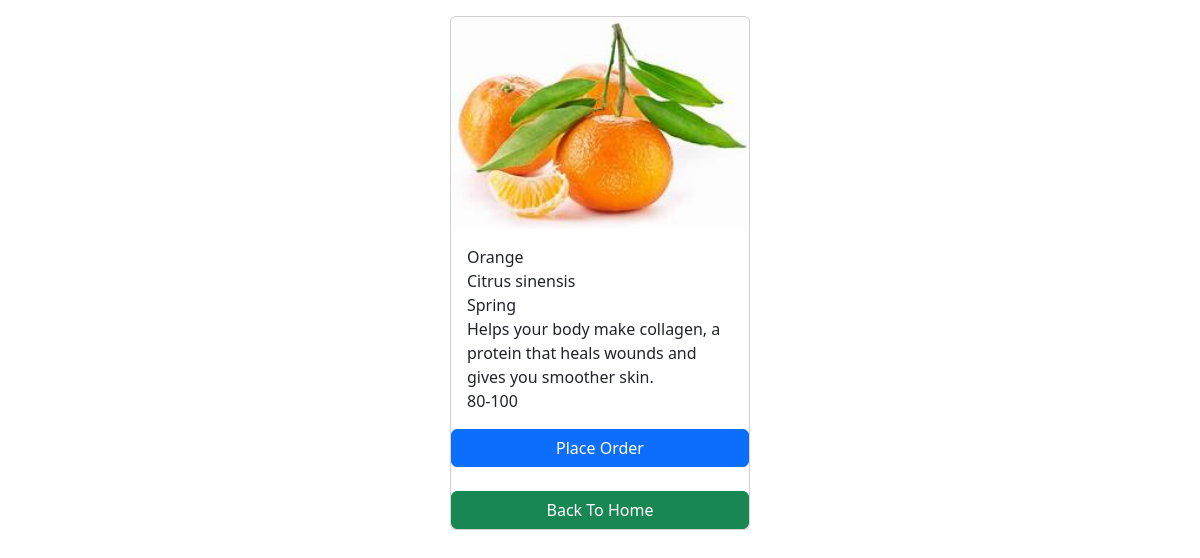
The app's page /fruits/2/ with its own data.
### info/models.py (models this page shows, shortened)
class Fruit(models.Model):
    full_name=models.CharField(max_length=100)
    photo=models.ImageField(upload_to='images')
    scientific_name=models.CharField(max_length=100)
    use=models.CharField(max_length=100)
    season=models.CharField(max_length=100)
    cost=models.CharField(max_length=10,blank=True)

### info/views.py (the view)
# urls.py: path('<int:pk>/',views.fruit_detail,name='fruit_detail'),
def fruit_detail(request,pk):
    fruit=get_object_or_404(Fruit,pk=pk)
    context={
        'fruit':fruit,
    }
    return render(request,'fruit_detail.html',context)

### templates/fruit_detail.html (shortened to what this page needs)
<!DOCTYPE html>
<html lang="en">
<head>
    <link href="https://cdn.jsdelivr.net/npm/bootstrap@5.3.3/dist/css/bootstrap.min.css" rel="stylesheet">
</head>
<body>
    <div class="container mt-3">
        <div class="card mx-auto" style="width:300px">
            <img src="{{fruit.photo.url}}" class="card-img-top" alt="">
            <div class="card-body">
                <p class="card-text m-0">{{fruit.full_name}}</p>
                <p class="card-text m-0">{{fruit.scientific_name}}</p>
                <p class="card-text m-0">{{fruit.season}}</p>
                <p class="card-text m-0">{{fruit.use}}</p>
                <p class="card-text m-0">{{fruit.cost}}</p>
            </div>
            <a href="{% url "home" %}" class="btn btn-primary">Place Order</a><br>
            <a href="{% url "home" %}" class="btn btn-success">Back To Home</a>
        </div>
    </div>
</body>
</html>

### records on screen
Fruit: photo (picture), full_name "Orange", scientific_name "Citrus sinensis", season "Spring", use "Helps your body make collagen, a protein that heals wounds and gives you smoother skin.", cost "80-100"
